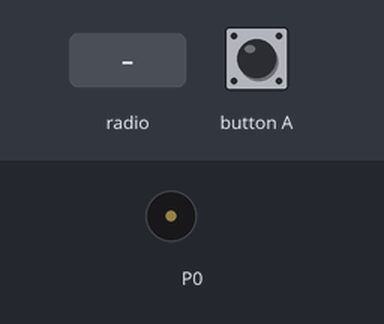
This program was run on a simulated BBC micro:bit (MakeCode). Shown: buzzer (waves = sounding). Inputs (shaded band) come from the test bench. No radio messages arrive unless stated (any console line starting 'radio sent:' is added by the test bench); what the program prints to the serial console is not drawn.

Above: at 1.2 s.
1.3 s: radio message "place=0" arrives
At 1.7 s:
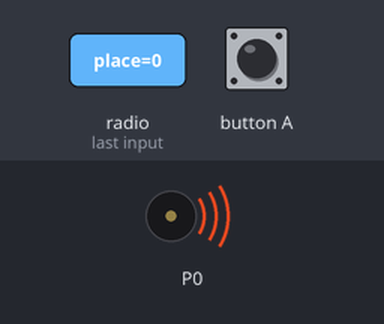
4.3 s: button A pressed for 0.15 s
Timing chart, 0 to 7.3 s (numbered marks = the images above; inputs shaded):
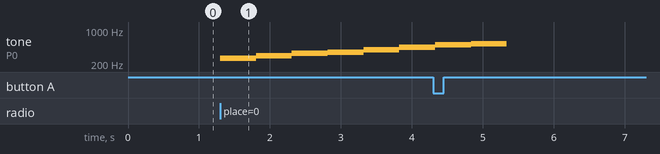

Measured:
- after the input at 1.3 s, tone on P0: plays 262 Hz for 0.51 s, 294 Hz for 0.51 s, 330 Hz for 0.51 s, 349 Hz for 0.51 s, 392 Hz for 0.51 s, 440 Hz for 0.47 s, starting at once

The program:

main.ts
```typescript
input.onButtonPressed(Button.A, function () {
    radio.sendValue("zahraj", 0)
})
radio.onReceivedValue(function (name, value) {
    if (name == "place" && value == 0) {
        music.playMelody("C D E F G A B C5 ", 120)
    }
})
radio.setGroup(1)
basic.forever(function () {

})
```

test.ts
```typescript
// sem patria testy; keď sa tento balík použije ako rozšírenie, nebudú sa kompilovať.
```
